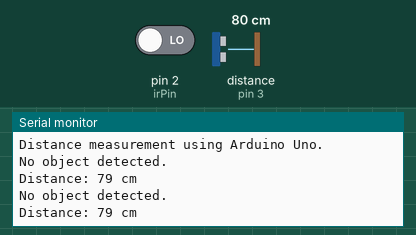
Simulated run of this sketch. Board: Arduino Uno, built with avr-gcc and run on an emulated ATmega328P. On the bench: the last lines printed to the serial monitor. Wiring (inferred from the names in the program): ultrasonic range finder: trigger pin 4; echo pin 3. Inputs (shaded band) come from the test bench; at power-on: pin 2 (irPin) LOW, distance to the obstacle (sensor on pin 3) 80 cm. The echo pulse lasts 58.3 µs per cm.

Above: at 1.7 s.
1.8 s: pin 2 (irPin) driven HIGH
At 2.7 s:
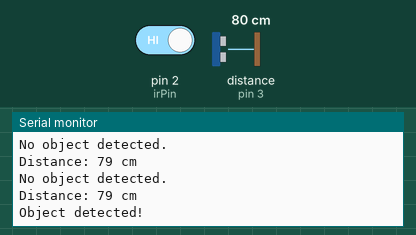
4.4 s: distance to the obstacle (sensor on pin 3) set to 2 cm
At 5.1 s:
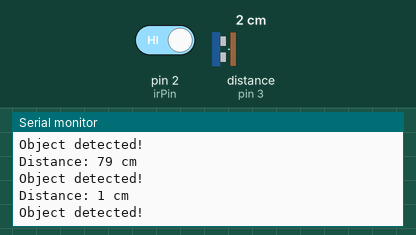
5.9 s: distance to the obstacle (sensor on pin 3) set to 4 cm
At 6.9 s:
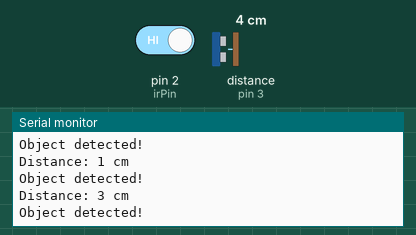
Timing chart, 0 to 8.9 s (numbered marks = the images above; inputs shaded):
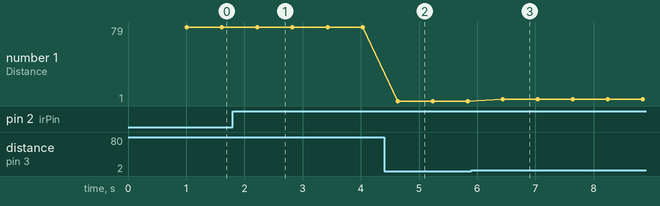

Measured:
- after the input at 1.8 s, the serial monitor: prints a new line after 0.52 s (image 1)
- after the input at 4.4 s, the serial monitor: prints a new line after 0.23 s (image 2)
- after the input at 5.9 s, the serial monitor: prints a new line after 0.54 s (image 3)
- plotted number 1: 79 → 1 after the input at 4.4 s, 1 → 3 after the input at 5.9 s

The sketch:

combined_ultrasonic_with_IR_sensor.ino
```cpp
const int irPin = 2;

#define echoPin 3
#define trigPin 4
long duration;
int distance;

void setup() {
  pinMode(irPin, INPUT);
  Serial.begin(9600);

   pinMode(trigPin, OUTPUT);
   pinMode(echoPin, INPUT);// put your setup code here, to run once:
   Serial.begin(9600);
   Serial.println("Distance measurement using Arduino Uno.");
   delay(500);
}

void loop() {
  // put your main code here, to run repeatedly:
   int irValue = digitalRead(irPin);

  if (irValue == HIGH) {
    Serial.println("Object detected!");
  } else {
    Serial.println("No object detected.");
  }

  delay(500);

    digitalWrite(trigPin, LOW);
    delayMicroseconds(2);

    digitalWrite(trigPin, HIGH);
    delayMicroseconds(10);

    digitalWrite(trigPin, LOW);

    duration = pulseIn(echoPin, HIGH);
    distance = duration * 0.0344 / 2;

    Serial.print("Distance: ");
    Serial.print(distance);
    Serial.println(" cm");
    delay(100);

}
```
